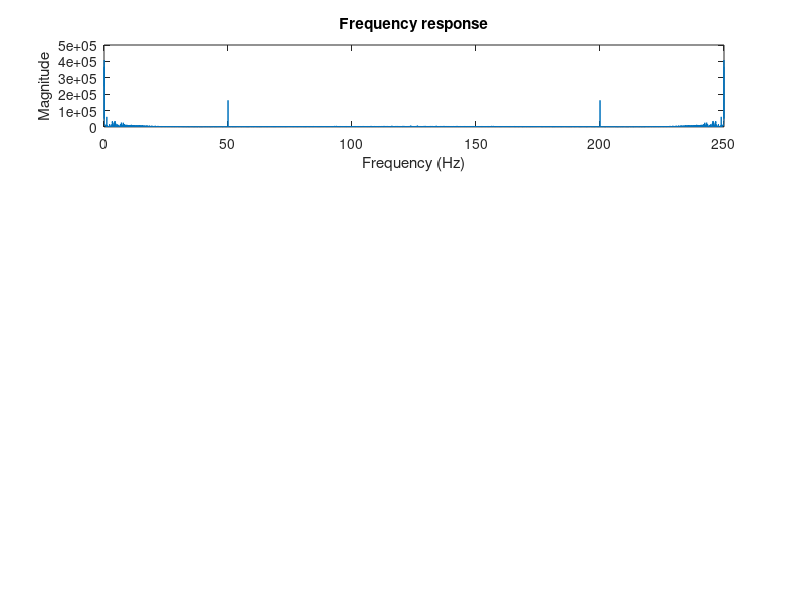

Here is the MATLAB script that generated this plot: (Note: this script raises an error after producing the figure.)
%-----------------------------------
% lab 08                           |
% Exercise 03                      |
% cases a and b                    |
% Lazaros Konstantinos-Panagiotis  |
% 01639                            |
%-----------------------------------


% important note!!! smooth function does not exist in octave
% same goes for yulewalk!!!
% the used vsmooth function has been copied by matlab's public archive
% in order for it to work in octave it has to be used with the nan package
% the signal package is also required for these to run


% observations for both a and b:
% although the requested frequencies have been cancelled out of our signal
% for some reason other frequencies tend to increase a bit
% maybe it has to do with the use of the yulewalk function
% thus we could say that for the given case, our fir filter does the job a bit better(?)

% load signals from ECG.mat
load ECG; % contains 2 signals EKG1 and EKG2
x = EKG2;
fs = 250; 
L = 150;

% power line interference sim
n = 1:length(x);
Ts = 1 /fs;
p = 20*cos(2*pi*50*n*Ts);
x = x + p';

% calculate ECG spectrum
y = fft(x);
K = length(y);
k = 1:K;
frequency = k*fs/K;
magnitude = abs(y);


% plot ECG spectrum
figure;
subplot(411); 
plot(frequency, magnitude);
xlabel('Frequency (Hz)');
title('Frequency response');
ylabel('Magnitude');


% filter other frequency noise (band rejection)
cutoff11 = 45;
cutoff12 = 55;
cutoff21 = 39;
cutoff22 = 120;
%cutoffNorm = 2*cutoff/fs;
% filter baseline wander (high pass)


% creating a band pass (iir)filter for frequency of 50 Hz
cutoffNorm11 = 2*cutoff11/fs;
cutoffNorm12 = 2*cutoff12/fs;
cutoffNorm21 = 2*cutoff21/fs;
cutoffNorm22 = 2*cutoff22/fs;

f1 = [0 cutoffNorm11 cutoffNorm12 1];
f2 = [0 cutoffNorm21 cutoffNorm22 1];
m1 = [1 0 0 1];
m2 = [1 0 0 1];


xx = x - vsmooth(x, L);
magxx = abs(fft(xx));
subplot(412);
plot(frequency, magxx);
xlabel('Frequency (Hz)');
title('Halfway through processing');
ylabel('Magnitude');


h1 = yulewalk(8, f1, m1);
h2 = yulewalk(8, f2, m2); 
y1 = filter(h1, 1, xx);
y2 = filter(h2, 1, xx);
v1 = fft(y1);
v2 = fft(y2);
iy1 = ifft(v1);
iy2 = ifft(v2);

mag1 = abs(v1);
mag2 = abs(v2);

subplot(413);
plot(frequency, mag1);
xlabel('Frequency (Hz)');
ylabel('Magnitude');
title('Filtered result for the first case (case a)');


subplot(414);
plot(frequency, mag2);
xlabel('Frequency (Hz)');
ylabel('Magnitude');
title('Filtered result for the second case (case b)');


xmax = 3000;
ymax = 500;
figure;
subplot(311)
plot(x);
axis([0 xmax -ymax ymax]);
title('Raw ECG');
subplot(312);
plot(real(iy1)); 
axis([0 xmax -ymax ymax]);
title('Processed ECG (case a)');
subplot(313);
plot(real(iy2)); 
axis([0 xmax -ymax ymax]);
title('Processed ECG (case b)');
